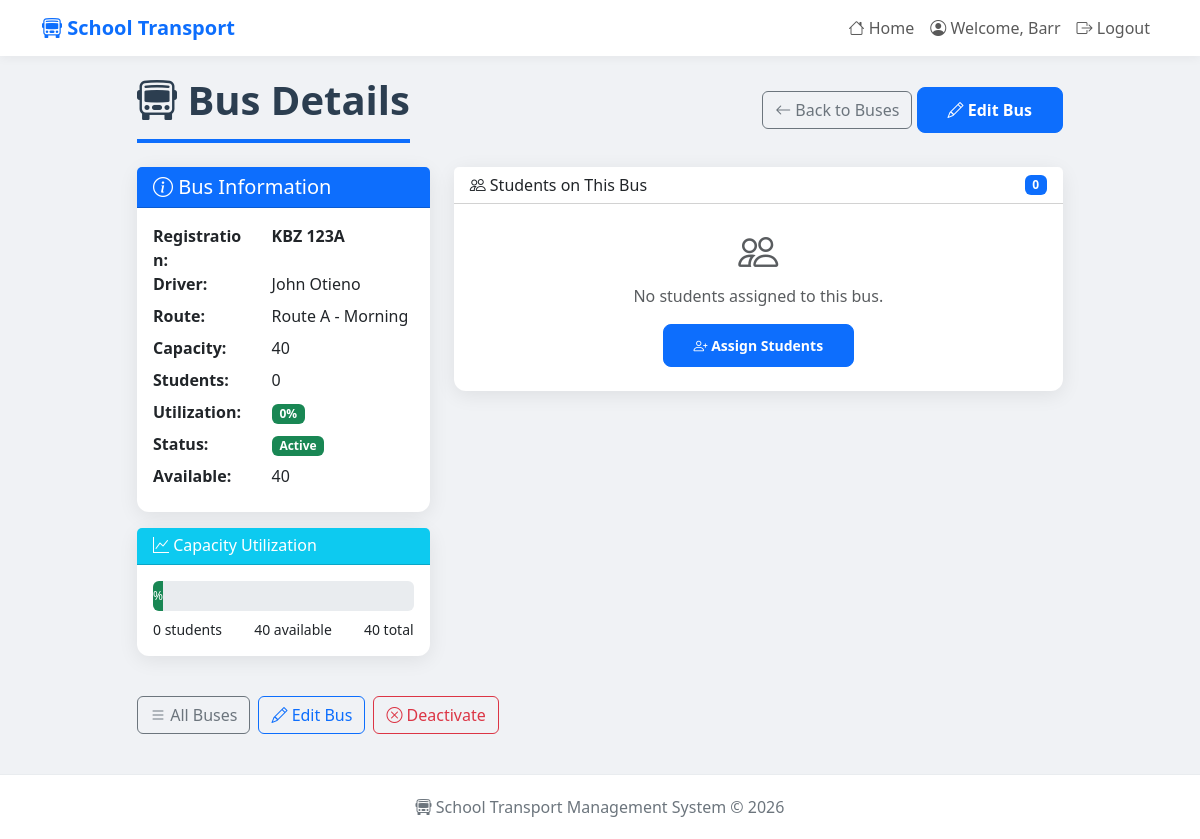
Before: /buses/detail/1/ (signed in) with the older database file.
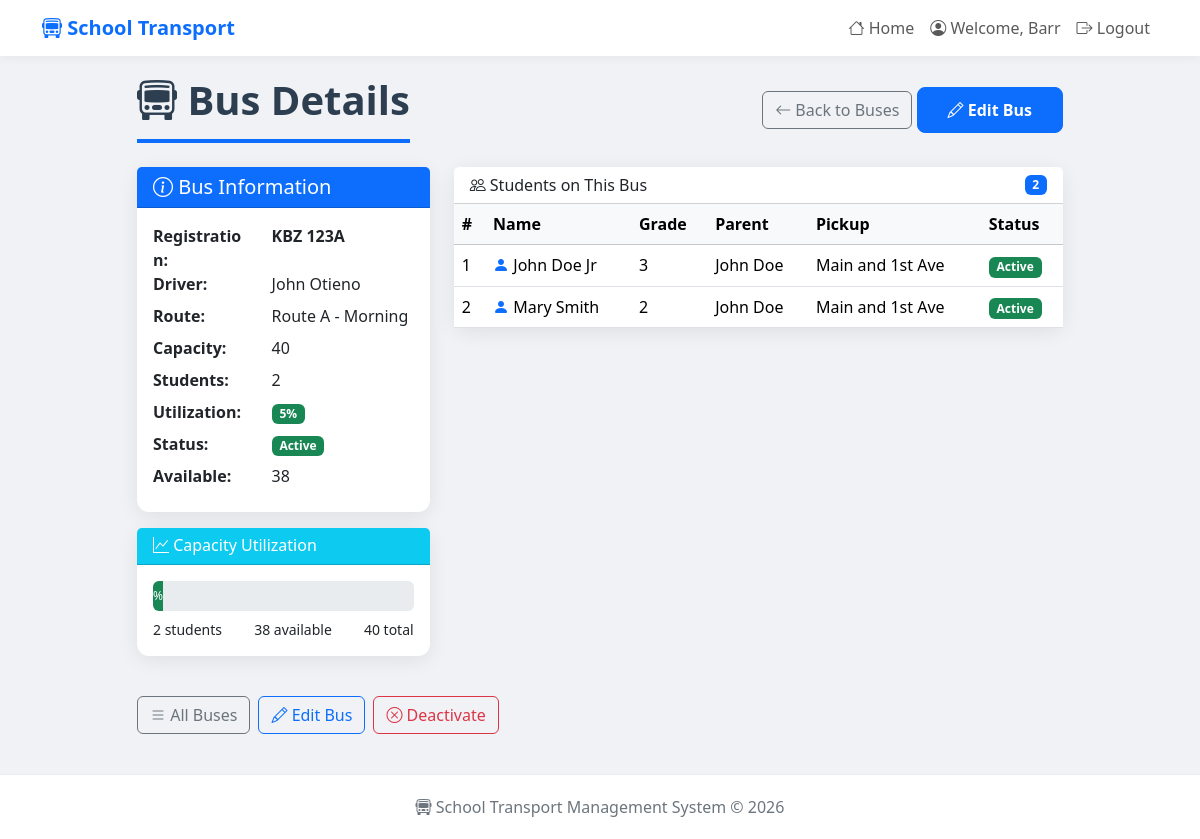
After: the same page with the newer database file.
### transport/models.py (models this page shows, shortened)
class Student(models.Model):
    name = models.CharField(max_length = 200)
    grade = models.CharField(max_length = 20)
    parent = models.ForeignKey(Parent, on_delete = models.CASCADE, related_name = 'children')
    bus = models.ForeignKey(Bus, on_delete = models.CASCADE, related_name = 'students')
    pick_up_location = models.CharField(max_length = 200)
    drop_off_location = models.CharField(max_length = 200)
    emergency_contact = models.CharField(max_length = 200)
    created_at = models.DateTimeField(auto_now_add = True)
    is_active = models.BooleanField(default = True)

class Parent(models.Model):
    user = models.OneToOneField(User, on_delete = models.CASCADE, related_name = 'parent_profile')
    name = models.CharField(max_length = 200)
    email = models.EmailField()
    phone_number = models.CharField(max_length = 15)
    home_address = models.TextField()

### transport/views.py (the view)
# urls.py: path('buses/detail/<int:bus_id>/', views.bus_detail, name = 'bus_detail'),
@login_required
def bus_detail(request, bus_id):
    if request.user.user_type != 'admin':
        messages.error(request, 'Access denied. Only admins can view bus details.')
        return redirect('index')
    bus = get_object_or_404(Bus, id = bus_id)
    students = Student.objects.filter(bus = bus, is_active = True).order_by('name')
    student_count = students.count()
    utilization = (student_count / bus.capacity * 100) if bus.capacity > 0 else 0
    available = bus.capacity - student_count
    context = {
        'bus': bus,
        'students': students,
        'student_count': student_count,
        'utilization': utilization,
        'available': available
    }
    return render(request, 'transport/bus_detail.html', context)

### transport/templates/transport/bus_detail.html (shortened to what the changed rows need)
{% extends 'transport/layout.html' %}
{% block body %}
    <div class="d-flex justify-content-between align-items-center mb-4">
        <h1 class="page-title mb-0">
            <i class="bi bi-bus-front"></i>
            Bus Details
        </h1>
    </div>
    <div class="row">
        <div class="col-lg-4 mb-4">
            <div class="card card-shadow">
                <div class="card-body">
                    <dl class="row mb-0">
                        <dt class="col-sm-5">
                            Registration:
                        </dt>
                        <dd class="col-sm-7">
                            <strong>
                            </strong>
                        </dd>
                        <dt class="col-sm-5">
                            Driver:
                        </dt>
                        <dd class="col-sm-7">
                            {{ bus.driver_name }}
                        </dd>
                        <dt class="col-sm-5">
                            Route:
                        </dt>
                        <dd class="col-sm-7">
                            {{ bus.route_name }}
                        </dd>
                        <dt class="col-sm-5">
                            Capacity:
                        </dt>
                        <dd class="col-sm-7">
                            {{ bus.capacity }}
                        </dd>
                        <dt class="col-sm-5">
                            Students:
                        </dt>
                        <dd class="col-sm-7">
                            {{ student_count }}
                        </dd>
                        <dt class="col-sm-5">
                            Utilization:
                        </dt>
                        <dd class="col-sm-7">
                            <span class="badge
                                {% if utilization > 90 %}bg-danger
                                {% elif utilization > 70 %}bg-warning
                                {% else %}bg-success{% endif %}">
                                {{ utilization|floatformat:0 }}%
                            </span>
                        </dd>
                        <dt class="col-sm-5">
                            Status:
                        </dt>
                        <dd class="col-sm-7">
                            {% if bus.is_active %}
                                <span class="badge bg-success">
                                </span>
                            {% else %}
                                <span class="badge bg-danger">
                                    Inactive
                                </span>
                            {% endif %}
                        </dd>
                        <dt class="col-sm-5">
                            Available:
                        </dt>
                        <dd class="col-sm-7">
                            {{ available }}
                        </dd>
                    </dl>
                </div>
            </div>
            <div class="card card-shadow mt-3">
                <div class="card-body">
                    <div class="d-flex justify-content-between mt-2">
                        <small>
                            {{ student_count }} students
                        </small>
                        <small>
                            {{ available }} available
                        </small>
                        <small>
                            {{ bus.capacity }} total
                        </small>
                    </div>
                </div>
            </div>
        </div>
        <div class="col-lg-8 mb-4">
            <div class="card card-shadow">
                <div class="card-header bg-white d-flex justify-content-between align-items-center">
                    <h6 class="mb-0">
                        <i class="bi bi-people"></i>
                        Students on This Bus
                    </h6>
                    <span class="badge bg-primary">
                        {{ student_count }}
                    </span>
                </div>
                <div class="card-body p-0">
                    {% if students %}
                        <div class="table-responsive">
                            <table class="table table-hover mb-0">
                                <thead class="table-light">
                                    <tr>
                                        <th>#</th>
                                        <th>Name</th>
                                        <th>Grade</th>
                                        <th>Parent</th>
                                        <th>Pickup</th>
                                        <th>Status</th>
                                    </tr>
                                </thead>
                                <tbody>
                                    {% for student in students %}
                                        <tr>
                                            <td>
                                                {{ forloop.counter }}
                                            </td>
                                            <td>
                                                <i class="bi bi-person-fill text-primary"></i>
                                                {{ student.name }}
                                            </td>
                                            <td>
                                                {{ student.grade }}
                                            </td>
                                            <td>
                                                {{ student.parent.name }}
                                            </td>
                                            <td>
                                                {{ student.pick_up_location }}
                                            </td>
                                            <td>
                                                {% if student.is_active %}
                                                    <span class="badge bg-success">
                                                        Active
                                                    </span>
                                                {% else %}
                                                    <span class="badge bg-danger">
                                                        Inactive
                                                    </span>
                                                {% endif %}
                                            </td>
                                        </tr>
                                    {% endfor %}
                                </tbody>
                            </table>
                        </div>
                    {% else %}
                        <div class="text-center py-4">
                            <i class="bi bi-people display-4 text-muted"></i>
                            <p class="text-muted mt-2">
                                No students assigned to this bus.</p>
                            <a href="{% url 'student_list' %}" class="btn btn-sm btn-primary">
                                <i class="bi bi-person-plus"></i>
                                Assign Students
                            </a>
                        </div>
                    {% endif %}
                </div>
            </div>
        </div>
    </div>
{% endblock %}

Changed rows visible on the page:
added Student: name "John Doe Jr", grade "3", parent.name "John Doe", pick_up_location "Main and 1st Ave", is_active "Active"
added Student: name "Mary Smith", grade "2", parent.name "John Doe", pick_up_location "Main and 1st Ave", is_active "Active"
Other visible differences:
{{ student_count }}: "0" → "2"
{{ utilization|floatformat:0 }}: "0" → "5"
{{ available }}: "40" → "38"
text no longer shown: "No students assigned to this bus. Assign Students"
text now shown: "# Name Grade Parent Pickup Status"
